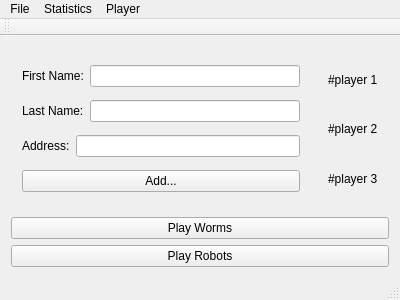
<?xml version="1.0" encoding="UTF-8"?>
<ui version="4.0">
 <class>MainWindow</class>
 <widget class="QMainWindow" name="MainWindow">
  <property name="geometry">
   <rect>
    <x>0</x>
    <y>0</y>
    <width>400</width>
    <height>300</height>
   </rect>
  </property>
  <property name="windowTitle">
   <string>MainWindow</string>
  </property>
  <widget class="QWidget" name="centralWidget">
   <layout class="QVBoxLayout" name="verticalLayout_7">
    <item>
     <layout class="QHBoxLayout" name="horizontalLayout_13">
      <item>
       <widget class="QWidget" name="addPlayerFields" native="true">
        <layout class="QVBoxLayout" name="verticalLayout">
         <item>
          <layout class="QHBoxLayout" name="horizontalLayout_3">
           <item>
            <widget class="QLabel" name="label">
             <property name="text">
              <string>First Name:</string>
             </property>
            </widget>
           </item>
           <item>
            <widget class="QLineEdit" name="addPlayerFirstName"/>
           </item>
          </layout>
         </item>
         <item>
          <layout class="QHBoxLayout" name="horizontalLayout_2">
           <item>
            <widget class="QLabel" name="label_2">
             <property name="text">
              <string>Last Name:</string>
             </property>
            </widget>
           </item>
           <item>
            <widget class="QLineEdit" name="addPlayerLastName"/>
           </item>
          </layout>
         </item>
         <item>
          <layout class="QHBoxLayout" name="horizontalLayout">
           <item>
            <widget class="QLabel" name="label_3">
             <property name="text">
              <string>Address:</string>
             </property>
            </widget>
           </item>
           <item>
            <widget class="QLineEdit" name="addPlayerAddress"/>
           </item>
          </layout>
         </item>
         <item>
          <widget class="QPushButton" name="addPlayerButton">
           <property name="text">
            <string>Add...</string>
           </property>
          </widget>
         </item>
        </layout>
       </widget>
      </item>
      <item>
       <widget class="QWidget" name="" native="true">
        <layout class="QVBoxLayout" name="verticalLayout_5">
         <item>
          <widget class="QLabel" name="label_13">
           <property name="text">
            <string>#player 1</string>
           </property>
          </widget>
         </item>
         <item>
          <widget class="QLabel" name="label_14">
           <property name="text">
            <string>#player 2</string>
           </property>
          </widget>
         </item>
         <item>
          <widget class="QLabel" name="label_15">
           <property name="text">
            <string>#player 3</string>
           </property>
          </widget>
         </item>
        </layout>
       </widget>
      </item>
     </layout>
    </item>
    <item>
     <layout class="QVBoxLayout" name="verticalLayout_6">
      <item>
       <widget class="QPushButton" name="playWormsButton">
        <property name="text">
         <string>Play Worms</string>
        </property>
       </widget>
      </item>
      <item>
       <widget class="QPushButton" name="playRobotsButton">
        <property name="text">
         <string>Play Robots</string>
        </property>
       </widget>
      </item>
     </layout>
    </item>
   </layout>
  </widget>
  <widget class="QMenuBar" name="menuBar">
   <property name="geometry">
    <rect>
     <x>0</x>
     <y>0</y>
     <width>400</width>
     <height>22</height>
    </rect>
   </property>
   <property name="nativeMenuBar">
    <bool>false</bool>
   </property>
   <widget class="QMenu" name="menuFile">
    <property name="title">
     <string>File</string>
    </property>
    <addaction name="exit"/>
   </widget>
   <widget class="QMenu" name="menuStatistics">
    <property name="title">
     <string>Statistics</string>
    </property>
    <addaction name="topPlayers"/>
    <addaction name="topGames"/>
    <addaction name="statistics"/>
   </widget>
   <widget class="QMenu" name="menuPlayer">
    <property name="title">
     <string>Player</string>
    </property>
    <addaction name="newPlayer"/>
    <addaction name="selectPlayer"/>
   </widget>
   <addaction name="menuFile"/>
   <addaction name="menuStatistics"/>
   <addaction name="menuPlayer"/>
  </widget>
  <widget class="QToolBar" name="mainToolBar">
   <attribute name="toolBarArea">
    <enum>TopToolBarArea</enum>
   </attribute>
   <attribute name="toolBarBreak">
    <bool>false</bool>
   </attribute>
  </widget>
  <widget class="QStatusBar" name="statusBar"/>
  <action name="newPlayer">
   <property name="text">
    <string>New Player</string>
   </property>
   <property name="shortcut">
    <string>Ctrl+Shift+N</string>
   </property>
  </action>
  <action name="topPlayers">
   <property name="text">
    <string>Top 3 Players...</string>
   </property>
  </action>
  <action name="topGames">
   <property name="text">
    <string>Top 3 Games...</string>
   </property>
  </action>
  <action name="statistics">
   <property name="text">
    <string>Calculated Statistics...</string>
   </property>
  </action>
  <action name="exit">
   <property name="text">
    <string>Exit...</string>
   </property>
   <property name="shortcut">
    <string>Ctrl+Q</string>
   </property>
  </action>
  <action name="selectPlayer">
   <property name="text">
    <string>Select Player</string>
   </property>
  </action>
 </widget>
 <layoutdefault spacing="6" margin="11"/>
 <resources/>
 <connections/>
</ui>
